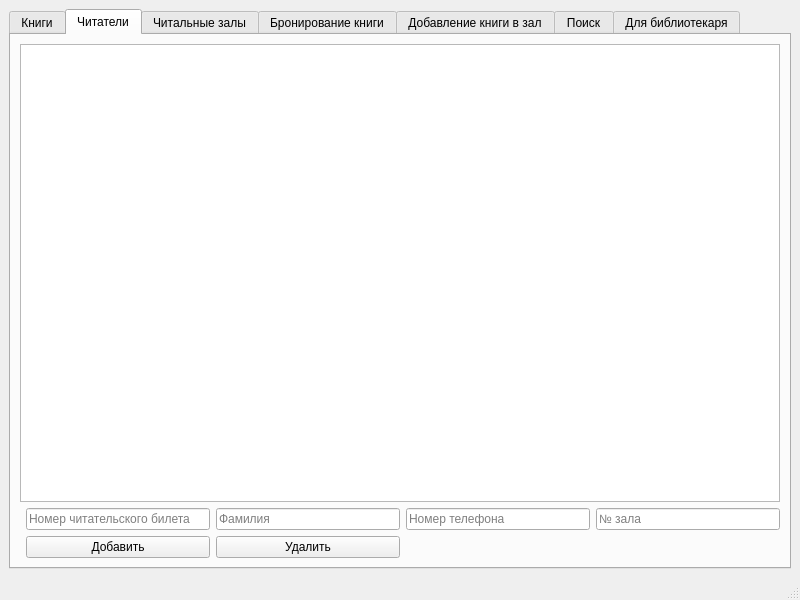
<?xml version="1.0" encoding="UTF-8"?>
<ui version="4.0">
 <class>MainWindow</class>
 <widget class="QMainWindow" name="MainWindow">
  <property name="geometry">
   <rect>
    <x>0</x>
    <y>0</y>
    <width>800</width>
    <height>600</height>
   </rect>
  </property>
  <property name="windowTitle">
   <string>MainWindow</string>
  </property>
  <widget class="QWidget" name="centralwidget">
   <layout class="QGridLayout" name="gridLayout_2">
    <item row="0" column="0">
     <widget class="QTabWidget" name="tabWidget">
      <property name="enabled">
       <bool>true</bool>
      </property>
      <property name="currentIndex">
       <number>1</number>
      </property>
      <widget class="QWidget" name="tab">
       <attribute name="title">
        <string>Книги</string>
       </attribute>
       <layout class="QGridLayout" name="gridLayout_3">
        <item row="2" column="2">
         <widget class="QPushButton" name="updateButton">
          <property name="text">
           <string>Изменить шифр книги</string>
          </property>
         </widget>
        </item>
        <item row="2" column="1">
         <widget class="QPushButton" name="deleteButton1">
          <property name="text">
           <string>Удалить</string>
          </property>
         </widget>
        </item>
        <item row="1" column="1">
         <widget class="QLineEdit" name="bookname">
          <property name="inputMask">
           <string/>
          </property>
          <property name="placeholderText">
           <string>Название</string>
          </property>
         </widget>
        </item>
        <item row="1" column="0">
         <widget class="QLineEdit" name="author">
          <property name="inputMask">
           <string/>
          </property>
          <property name="placeholderText">
           <string>Автор</string>
          </property>
         </widget>
        </item>
        <item row="2" column="3">
         <widget class="QLineEdit" name="old_code">
          <property name="placeholderText">
           <string>Старый Шифр</string>
          </property>
         </widget>
        </item>
        <item row="1" column="3">
         <widget class="QLineEdit" name="code">
          <property name="inputMask">
           <string/>
          </property>
          <property name="placeholderText">
           <string>Шифр</string>
          </property>
         </widget>
        </item>
        <item row="1" column="2">
         <widget class="QLineEdit" name="release_year">
          <property name="inputMask">
           <string/>
          </property>
          <property name="placeholderText">
           <string>Год издания</string>
          </property>
         </widget>
        </item>
        <item row="2" column="0">
         <widget class="QPushButton" name="addButton1">
          <property name="text">
           <string>Добавить</string>
          </property>
         </widget>
        </item>
        <item row="0" column="0" colspan="4">
         <widget class="QTableView" name="tableView"/>
        </item>
       </layout>
      </widget>
      <widget class="QWidget" name="tab_2">
       <attribute name="title">
        <string>Читатели</string>
       </attribute>
       <layout class="QGridLayout" name="gridLayout_4">
        <item row="2" column="2">
         <widget class="QLineEdit" name="surname">
          <property name="placeholderText">
           <string>Фамилия</string>
          </property>
         </widget>
        </item>
        <item row="2" column="1">
         <widget class="QLineEdit" name="ticket_number">
          <property name="placeholderText">
           <string>Номер читательского билета</string>
          </property>
         </widget>
        </item>
        <item row="2" column="3">
         <widget class="QLineEdit" name="phone_number">
          <property name="placeholderText">
           <string>Номер телефона</string>
          </property>
         </widget>
        </item>
        <item row="2" column="4">
         <widget class="QLineEdit" name="reader_hall_number">
          <property name="placeholderText">
           <string>№ зала</string>
          </property>
         </widget>
        </item>
        <item row="0" column="0" colspan="5">
         <widget class="QTableView" name="tableView_2"/>
        </item>
        <item row="3" column="2">
         <widget class="QPushButton" name="deleteButton2">
          <property name="text">
           <string>Удалить</string>
          </property>
         </widget>
        </item>
        <item row="3" column="1">
         <widget class="QPushButton" name="addButton2">
          <property name="text">
           <string>Добавить</string>
          </property>
         </widget>
        </item>
       </layout>
      </widget>
      <widget class="QWidget" name="tab_3">
       <attribute name="title">
        <string>Читальные залы</string>
       </attribute>
       <layout class="QGridLayout" name="gridLayout_5">
        <item row="2" column="1">
         <widget class="QPushButton" name="deleteButton3">
          <property name="text">
           <string>Удалить</string>
          </property>
         </widget>
        </item>
        <item row="2" column="0">
         <widget class="QPushButton" name="addButton3">
          <property name="text">
           <string>Добавить</string>
          </property>
         </widget>
        </item>
        <item row="1" column="0">
         <widget class="QLineEdit" name="hall_number">
          <property name="placeholderText">
           <string>Номер зала</string>
          </property>
         </widget>
        </item>
        <item row="1" column="1">
         <widget class="QLineEdit" name="hall_name">
          <property name="placeholderText">
           <string>Название</string>
          </property>
         </widget>
        </item>
        <item row="1" column="2">
         <widget class="QLineEdit" name="hall_capacity">
          <property name="placeholderText">
           <string>Вместимость</string>
          </property>
         </widget>
        </item>
        <item row="0" column="0" colspan="3">
         <widget class="QTableView" name="tableView_3"/>
        </item>
       </layout>
      </widget>
      <widget class="QWidget" name="tab_4">
       <property name="enabled">
        <bool>true</bool>
       </property>
       <attribute name="title">
        <string>Бронирование книги</string>
       </attribute>
       <layout class="QGridLayout" name="gridLayout">
        <item row="0" column="0">
         <widget class="QLabel" name="label">
          <property name="text">
           <string>Шифр книги</string>
          </property>
         </widget>
        </item>
        <item row="1" column="1">
         <widget class="QPushButton" name="addButton4">
          <property name="enabled">
           <bool>true</bool>
          </property>
          <property name="text">
           <string>Взять книгу</string>
          </property>
         </widget>
        </item>
        <item row="1" column="2">
         <widget class="QPushButton" name="deleteButton4">
          <property name="text">
           <string>Вернуть книгу</string>
          </property>
         </widget>
        </item>
        <item row="0" column="1" colspan="2">
         <widget class="QLineEdit" name="readerbook_code"/>
        </item>
       </layout>
      </widget>
      <widget class="QWidget" name="tab_5">
       <attribute name="title">
        <string>Добавление книги в зал</string>
       </attribute>
       <layout class="QGridLayout" name="gridLayout_6">
        <item row="3" column="2">
         <widget class="QPushButton" name="deleteButton5">
          <property name="text">
           <string>Удалить</string>
          </property>
         </widget>
        </item>
        <item row="1" column="1" colspan="2">
         <widget class="QLineEdit" name="book_hall_num">
          <property name="placeholderText">
           <string>№ зала</string>
          </property>
         </widget>
        </item>
        <item row="3" column="1">
         <widget class="QPushButton" name="addButton5">
          <property name="text">
           <string>Добавить</string>
          </property>
         </widget>
        </item>
        <item row="2" column="1" colspan="2">
         <widget class="QLineEdit" name="book_count">
          <property name="placeholderText">
           <string>Количество экземпляров</string>
          </property>
         </widget>
        </item>
        <item row="0" column="1" colspan="2">
         <widget class="QLineEdit" name="book_code">
          <property name="placeholderText">
           <string>Шифр книги</string>
          </property>
         </widget>
        </item>
        <item row="0" column="0">
         <widget class="QLabel" name="label_2">
          <property name="text">
           <string>Шифр книги</string>
          </property>
         </widget>
        </item>
        <item row="1" column="0">
         <widget class="QLabel" name="label_3">
          <property name="text">
           <string>№ зала</string>
          </property>
         </widget>
        </item>
        <item row="2" column="0">
         <widget class="QLabel" name="label_4">
          <property name="text">
           <string>Количество экземпляров</string>
          </property>
         </widget>
        </item>
       </layout>
      </widget>
      <widget class="QWidget" name="tab_6">
       <attribute name="title">
        <string>Поиск</string>
       </attribute>
       <layout class="QGridLayout" name="gridLayout_7">
        <item row="4" column="0">
         <widget class="QLineEdit" name="ticket2">
          <property name="placeholderText">
           <string>Читательский билет</string>
          </property>
         </widget>
        </item>
        <item row="3" column="2">
         <widget class="QPushButton" name="search_bookcodeButton">
          <property name="text">
           <string>Шифр</string>
          </property>
         </widget>
        </item>
        <item row="0" column="0" colspan="3">
         <widget class="QTableView" name="tableView_4"/>
        </item>
        <item row="1" column="0" colspan="2">
         <widget class="QLineEdit" name="ticket">
          <property name="placeholderText">
           <string>Читательский билет</string>
          </property>
         </widget>
        </item>
        <item row="4" column="1">
         <widget class="QLineEdit" name="Bookcode">
          <property name="placeholderText">
           <string>Шифр книги</string>
          </property>
         </widget>
        </item>
        <item row="3" column="0" colspan="2">
         <widget class="QLineEdit" name="Bookname">
          <property name="placeholderText">
           <string>Название книги</string>
          </property>
         </widget>
        </item>
        <item row="1" column="2">
         <widget class="QPushButton" name="search_booksButton">
          <property name="text">
           <string>Закрепленные книги</string>
          </property>
         </widget>
        </item>
        <item row="2" column="2">
         <widget class="QPushButton" name="search_booknamesButton">
          <property name="text">
           <string>Названия книг</string>
          </property>
         </widget>
        </item>
        <item row="4" column="2">
         <widget class="QPushButton" name="search_dateButton">
          <property name="text">
           <string>Дата закрепления</string>
          </property>
         </widget>
        </item>
        <item row="2" column="0" colspan="2">
         <widget class="QLineEdit" name="Author">
          <property name="placeholderText">
           <string>Автор</string>
          </property>
         </widget>
        </item>
        <item row="5" column="0">
         <widget class="QPushButton" name="search_readers_countButton">
          <property name="text">
           <string>Число читателей</string>
          </property>
         </widget>
        </item>
       </layout>
      </widget>
      <widget class="QWidget" name="tab_7">
       <attribute name="title">
        <string>Для библиотекаря</string>
       </attribute>
       <layout class="QGridLayout" name="gridLayout_8">
        <item row="0" column="1">
         <widget class="QLineEdit" name="Hall_num">
          <property name="placeholderText">
           <string>№ зала</string>
          </property>
         </widget>
        </item>
        <item row="0" column="0">
         <widget class="QLineEdit" name="Author_2">
          <property name="placeholderText">
           <string>Автор</string>
          </property>
         </widget>
        </item>
        <item row="0" column="2">
         <widget class="QPushButton" name="give_list_of_booksButton">
          <property name="text">
           <string>Справка о наличии книг в зале</string>
          </property>
         </widget>
        </item>
        <item row="1" column="0" colspan="3">
         <widget class="QPushButton" name="month_reportButton">
          <property name="text">
           <string>Отчёт за месяц</string>
          </property>
         </widget>
        </item>
       </layout>
      </widget>
     </widget>
    </item>
   </layout>
  </widget>
  <widget class="QStatusBar" name="statusbar"/>
  <action name="action_2">
   <property name="text">
    <string>Справка</string>
   </property>
  </action>
 </widget>
 <resources/>
 <connections/>
</ui>
